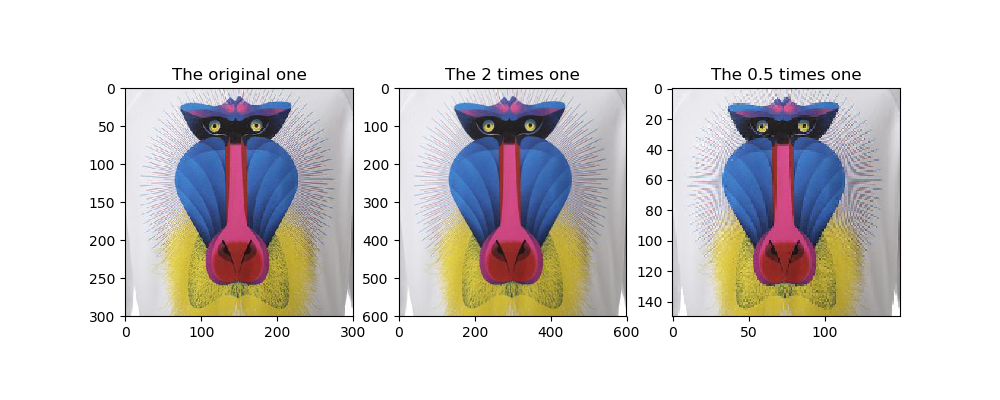

Python code for this plot:
import matplotlib.pyplot as plt
import numpy as np
from scipy.misc import imread, imshow


def GetBilinearPixel(imArr, posX, posY):
    out = []
    # Get integer and fractional parts of numbers
    Xi = int(posX)
    Yi = int(posY)
    Xf = posX - Xi
    Yf = posY - Yi
    XiPlusOneLim = min(Xi + 1, imArr.shape[1] - 1)
    YiPlusOneLim = min(Yi + 1, imArr.shape[0] - 1)

    # Get pixels in four corners
    for chan in range(imArr.shape[2]):    # Don't forget it's three channels
        bl = imArr[Yi, Xi, chan]
        br = imArr[Yi, XiPlusOneLim, chan]
        tl = imArr[YiPlusOneLim, Xi, chan]
        tr = imArr[YiPlusOneLim, XiPlusOneLim, chan]

        # Calculate interpolation
        b = Xf * br + (1. - Xf) * bl
        t = Xf * tr + (1. - Xf) * tl
        pxf = Yf * t + (1. - Yf) * b
        out.append(int(pxf + 0.5))

    return out


if __name__ == "__main__":
    # GRB is three channel
    im = imread("./data/feifei.png", mode="RGB")

    # The enlarge part. Enlarge 2 times.
    enlargedShape = [int(im.shape[0] * 2), int(im.shape[1] * 2), im.shape[2]]
    enlargedImg = np.empty(enlargedShape, dtype=np.uint8)

    rowScale = float(im.shape[0]) / float(enlargedImg.shape[0])
    colScale = float(im.shape[1]) / float(enlargedImg.shape[1])

    for r in range(enlargedImg.shape[0]):
        for c in range(enlargedImg.shape[1]):
            oric = c * colScale
            orir = r * rowScale      # Find position in original image
            enlargedImg[r, c] = GetBilinearPixel(im, oric, orir)   # linear interpolation

    # The reduce part. Reduce 0.5 times.
    reducedShape = [int(im.shape[0] * 0.5), int(im.shape[1] * 0.5), im.shape[2]]
    reducedImg = np.empty(reducedShape, dtype=np.uint8)

    rowScale2 = float(im.shape[0]) / float(reducedImg.shape[0])
    colScale2 = float(im.shape[1]) / float(reducedImg.shape[1])

    for t in range(reducedImg.shape[0]):
        for p in range(reducedImg.shape[1]):
            oric2 = p * colScale2
            orir2 = t * rowScale2     # Find position in original image
            reducedImg[t, p] = GetBilinearPixel(im, oric2, orir2)

    plt.figure(figsize=(10,4))

    plt.subplot(1, 3, 1)
    plt.title('The original one')
    plt.imshow(im)

    plt.subplot(1, 3, 2)
    plt.title('The 2 times one')
    plt.imshow(enlargedImg)

    plt.subplot(1, 3, 3)
    plt.title('The 0.5 times one')
    plt.imshow(reducedImg)

    plt.savefig('Q2.png')
    # plt.show()